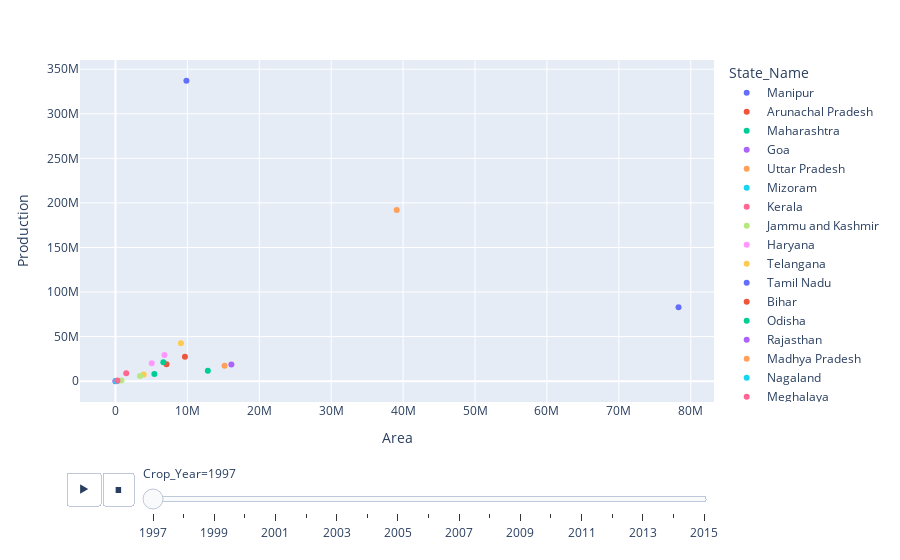

The code cell stored with this chart in its notebook:
### Code cell
px.scatter(df_,x = 'Area',y = "Production",animation_frame = 'Crop_Year',animation_group="State_Name",color = "State_Name")

### Figure 1 — Plotly figure (JSON) as saved in the notebook; plotly's stock layout.template omitted (floating-point values rounded to 4 significant figures)
{"data": [{"hovertemplate": "State_Name=Manipur<br>Crop_Year=1997<br>Area=%{x}<br>Production=%{y}<extra></extra>", "ids": ["Manipur"], "legendgroup": "Manipur", "marker": {"color": "#636efa", "symbol": "circle"}, "mode": "markers", "name": "Manipur", "orientation": "v", "showlegend": true, "type": "scatter", "x": [206], "xaxis": "x", "y": [412], "yaxis": "y"}, {"hovertemplate": "State_Name=Arunachal Pradesh<br>Crop_Year=1997<br>Area=%{x}<br>Production=%{y}<extra></extra>", "ids": ["Arunachal Pradesh"], "legendgroup": "Arunachal Pradesh", "marker": {"color": "#EF553B", "symbol": "circle"}, "mode": "markers", "name": "Arunachal Pradesh", "orientation": "v", "showlegend": true, "type": "scatter", "x": [229118], "xaxis": "x", "y": [267148], "yaxis": "y"}, {"hovertemplate": "State_Name=Maharashtra<br>Crop_Year=1997<br>Area=%{x}<br>Production=%{y}<extra></extra>", "ids": ["Maharashtra"], "legendgroup": "Maharashtra", "marker": {"color": "#00cc96", "symbol": "circle"}, "mode": "markers", "name": "Maharashtra", "orientation": "v", "showlegend": true, "type": "scatter", "x": [12847691], "xaxis": "x", "y": [11641856], "yaxis": "y"}, {"hovertemplate": "State_Name=Goa<br>Crop_Year=1997<br>Area=%{x}<br>Production=%{y}<extra></extra>", "ids": ["Goa"], "legendgroup": "Goa", "marker": {"color": "#ab63fa", "symbol": "circle"}, "mode": "markers", "name": "Goa", "orientation": "v", "showlegend": true, "type": "scatter", "x": [35823], "xaxis": "x", "y": [72538], "yaxis": "y"}, {"hovertemplate": "State_Name=Uttar Pradesh<br>Crop_Year=1997<br>Area=%{x}<br>Production=%{y}<extra></extra>", "ids": ["Uttar Pradesh"], "legendgroup": "Uttar Pradesh", "marker": {"color": "#FFA15A", "symbol": "circle"}, "mode": "markers", "name": "Uttar Pradesh", "orientation": "v", "showlegend": true, "type": "scatter", "x": [39111804], "xaxis": "x", "y": [192027165], "yaxis": "y"}, {"hovertemplate": "State_Name=Mizoram<br>Crop_Year=1997<br>Area=%{x}<br>Production=%{y}<extra></extra>", "ids": ["Mizoram"], "legendgroup": "Mizoram", "marker": {"color": "#19d3f3", "symbol": "circle"}, "mode": "markers", "name": "Mizoram", "orientation": "v", "showlegend": true, "type": "scatter", "x": [88067], "xaxis": "x", "y": [150914], "yaxis": "y"}, {"hovertemplate": "State_Name=Kerala<br>Crop_Year=1997<br>Area=%{x}<br>Production=%{y}<extra></extra>", "ids": ["Kerala"], "legendgroup": "Kerala", "marker": {"color": "#FF6692", "symbol": "circle"}, "mode": "markers", "name": "Kerala", "orientation": "v", "showlegend": true, "type": "scatter", "x": [1499233], "xaxis": "x", "y": [8976476], "yaxis": "y"}, {"hovertemplate": "State_Name=Jammu and Kashmir <br>Crop_Year=1997<br>Area=%{x}<br>Production=%{y}<extra></extra>", "ids": ["Jammu and Kashmir "], "legendgroup": "Jammu and Kashmir ", "marker": {"color": "#B6E880", "symbol": "circle"}, "mode": "markers", "name": "Jammu and Kashmir ", "orientation": "v", "showlegend": true, "type": "scatter", "x": [831301], "xaxis": "x", "y": [842858], "yaxis": "y"}, {"hovertemplate": "State_Name=Haryana<br>Crop_Year=1997<br>Area=%{x}<br>Production=%{y}<extra></extra>", "ids": ["Haryana"], "legendgroup": "Haryana", "marker": {"color": "#FF97FF", "symbol": "circle"}, "mode": "markers", "name": "Haryana", "orientation": "v", "showlegend": true, "type": "scatter", "x": [5046500], "xaxis": "x", "y": [20009400], "yaxis": "y"}, {"hovertemplate": "State_Name=Telangana <br>Crop_Year=1997<br>Area=%{x}<br>Production=%{y}<extra></extra>", "ids": ["Telangana "], "legendgroup": "Telangana ", "marker": {"color": "#FECB52", "symbol": "circle"}, "mode": "markers", "name": "Telangana ", "orientation": "v", "showlegend": true, "type": "scatter", "x": [3923900], "xaxis": "x", "y": [7492600], "yaxis": "y"}, {"hovertemplate": "State_Name=Tamil Nadu<br>Crop_Year=1997<br>Area=%{x}<br>Production=%{y}<extra></extra>", "ids": ["Tamil Nadu"], "legendgroup": "Tamil Nadu", "marker": {"color": "#636efa", "symbol": "circle"}, "mode": "markers", "name": "Tamil Nadu", "orientation": "v", "showlegend": true, "type": "scatter", "x": [9869675], "xaxis": "x", "y": [336973821], "yaxis": "y"}, {"hovertemplate": "State_Name=Bihar<br>Crop_Year=1997<br>Area=%{x}<br>Production=%{y}<extra></extra>", "ids": ["Bihar"], "legendgroup": "Bihar", "marker": {"color": "#EF553B", "symbol": "circle"}, "mode": "markers", "name": "Bihar", "orientation": "v", "showlegend": true, "type": "scatter", "x": [7102484], "xaxis": "x", "y": [19031372], "yaxis": "y"}, {"hovertemplate": "State_Name=Odisha<br>Crop_Year=1997<br>Area=%{x}<br>Production=%{y}<extra></extra>", "ids": ["Odisha"], "legendgroup": "Odisha", "marker": {"color": "#00cc96", "symbol": "circle"}, "mode": "markers", "name": "Odisha", "orientation": "v", "showlegend": true, "type": "scatter", "x": [5409054], "xaxis": "x", "y": [7909968], "yaxis": "y"}, {"hovertemplate": "State_Name=Rajasthan<br>Crop_Year=1997<br>Area=%{x}<br>Production=%{y}<extra></extra>", "ids": ["Rajasthan"], "legendgroup": "Rajasthan", "marker": {"color": "#ab63fa", "symbol": "circle"}, "mode": "markers", "name": "Rajasthan", "orientation": "v", "showlegend": true, "type": "scatter", "x": [16124400], "xaxis": "x", "y": [18658350], "yaxis": "y"}, {"hovertemplate": "State_Name=Madhya Pradesh<br>Crop_Year=1997<br>Area=%{x}<br>Production=%{y}<extra></extra>", "ids": ["Madhya Pradesh"], "legendgroup": "Madhya Pradesh", "marker": {"color": "#FFA15A", "symbol": "circle"}, "mode": "markers", "name": "Madhya Pradesh", "orientation": "v", "showlegend": true, "type": "scatter", "x": [15172100], "xaxis": "x", "y": [17189800], "yaxis": "y"}, {"hovertemplate": "State_Name=Nagaland<br>Crop_Year=1997<br>Area=%{x}<br>Production=%{y}<extra></extra>", "ids": ["Nagaland"], "legendgroup": "Nagaland", "marker": {"color": "#19d3f3", "symbol": "circle"}, "mode": "markers", "name": "Nagaland", "orientation": "v", "showlegend": true, "type": "scatter", "x": [177090], "xaxis": "x", "y": [219580], "yaxis": "y"}, {"hovertemplate": "State_Name=Meghalaya<br>Crop_Year=1997<br>Area=%{x}<br>Production=%{y}<extra></extra>", "ids": ["Meghalaya"], "legendgroup": "Meghalaya", "marker": {"color": "#FF6692", "symbol": "circle"}, "mode": "markers", "name": "Meghalaya", "orientation": "v", "showlegend": true, "type": "scatter", "x": [273965], "xaxis": "x", "y": [706814], "yaxis": "y"}, {"hovertemplate": "State_Name=Assam<br>Crop_Year=1997<br>Area=%{x}<br>Production=%{y}<extra></extra>", "ids": ["Assam"], "legendgroup": "Assam", "marker": {"color": "#B6E880", "symbol": "circle"}, "mode": "markers", "name": "Assam", "orientation": "v", "showlegend": true, "type": "scatter", "x": [3419824], "xaxis": "x", "y": [5778334], "yaxis": "y"}, {"hovertemplate": "State_Name=Punjab<br>Crop_Year=1997<br>Area=%{x}<br>Production=%{y}<extra></extra>", "ids": ["Punjab"], "legendgroup": "Punjab", "marker": {"color": "#FF97FF", "symbol": "circle"}, "mode": "markers", "name": "Punjab", "orientation": "v", "showlegend": true, "type": "scatter", "x": [6818800], "xaxis": "x", "y": [29301700], "yaxis": "y"}, {"hovertemplate": "State_Name=Karnataka<br>Crop_Year=1997<br>Area=%{x}<br>Production=%{y}<extra></extra>", "ids": ["Karnataka"], "legendgroup": "Karnataka", "marker": {"color": "#FECB52", "symbol": "circle"}, "mode": "markers", "name": "Karnataka", "orientation": "v", "showlegend": true, "type": "scatter", "x": [9108941], "xaxis": "x", "y": [42603496], "yaxis": "y"}, {"hovertemplate": "State_Name=West Bengal<br>Crop_Year=1997<br>Area=%{x}<br>Production=%{y}<extra></extra>", "ids": ["West Bengal"], "legendgroup": "West Bengal", "marker": {"color": "#636efa", "symbol": "circle"}, "mode": "markers", "name": "West Bengal", "orientation": "v", "showlegend": true, "type": "scatter", "x": [78303270], "xaxis": "x", "y": [83041577], "yaxis": "y"}, {"hovertemplate": "State_Name=Gujarat<br>Crop_Year=1997<br>Area=%{x}<br>Production=%{y}<extra></extra>", "ids": ["Gujarat"], "legendgroup": "Gujarat", "marker": {"color": "#EF553B", "symbol": "circle"}, "mode": "markers", "name": "Gujarat", "orientation": "v", "showlegend": true, "type": "scatter", "x": [9661100], "xaxis": "x", "y": [27243227], "yaxis": "y"}, {"hovertemplate": "State_Name=Andhra Pradesh<br>Crop_Year=1997<br>Area=%{x}<br>Production=%{y}<extra></extra>", "ids": ["Andhra Pradesh"], "legendgroup": "Andhra Pradesh", "marker": {"color": "#00cc96", "symbol": "circle"}, "mode": "markers", "name": "Andhra Pradesh", "orientation": "v", "showlegend": true, "type": "scatter", "x": [6660700], "xaxis": "x", "y": [21093500], "yaxis": "y"}], "layout": {"legend": {"title": {"text": "State_Name"}, "tracegroupgap": 0}, "margin": {"t": 60}, "sliders": [{"active": 0, "currentvalue": {"prefix": "Crop_Year="}, "len": 0.9, "pad": {"b": 10, "t": 60}, "steps": [{"args": [["1997"], {"frame": {"duration": 0, "redraw": false}, "fromcurrent": true, "mode": "immediate", "transition": {"duration": 0, "easing": "linear"}}], "label": "1997", "method": "animate"}, {"args": [["1998"], {"frame": {"duration": 0, "redraw": false}, "fromcurrent": true, "mode": "immediate", "transition": {"duration": 0, "easing": "linear"}}], "label": "1998", "method": "animate"}, {"args": [["1999"], {"frame": {"duration": 0, "redraw": false}, "fromcurrent": true, "mode": "immediate", "transition": {"duration": 0, "easing": "linear"}}], "label": "1999", "method": "animate"}, {"args": [["2000"], {"frame": {"duration": 0, "redraw": false}, "fromcurrent": true, "mode": "immediate", "transition": {"duration": 0, "easing": "linear"}}], "label": "2000", "method": "animate"}, {"args": [["2001"], {"frame": {"duration": 0, "redraw": false}, "fromcurrent": true, "mode": "immediate", "transition": {"duration": 0, "easing": "linear"}}], "label": "2001", "method": "animate"}, {"args": [["2002"], {"frame": {"duration": 0, "redraw": false}, "fromcurrent": true, "mode": "immediate", "transition": {"duration": 0, "easing": "linear"}}], "label": "2002", "method": "animate"}, {"args": [["2003"], {"frame": {"duration": 0, "redraw": false}, "fromcurrent": true, "mode": "immediate", "transition": {"duration": 0, "easing": "linear"}}], "label": "2003", "method": "animate"}, {"args": [["2004"], {"frame": {"duration": 0, "redraw": false}, "fromcurrent": true, "mode": "immediate", "transition": {"duration": 0, "easing": "linear"}}], "label": "2004", "method": "animate"}, {"args": [["2005"], {"frame": {"duration": 0, "redraw": false}, "fromcurrent": true, "mode": "immediate", "transition": {"duration": 0, "easing": "linear"}}], "label": "2005", "method": "animate"}, {"args": [["2006"], {"frame": {"duration": 0, "redraw": false}, "fromcurrent": true, "mode": "immediate", "transition": {"duration": 0, "easing": "linear"}}], "label": "2006", "method": "animate"}, {"args": [["2007"], {"frame": {"duration": 0, "redraw": false}, "fromcurrent": true, "mode": "immediate", "transition": {"duration": 0, "easing": "linear"}}], "label": "2007", "method": "animate"}, {"args": [["2008"], {"frame": {"duration": 0, "redraw": false}, "fromcurrent": true, "mode": "immediate", "transition": {"duration": 0, "easing": "linear"}}], "label": "2008", "method": "animate"}, {"args": [["2009"], {"frame": {"duration": 0, "redraw": false}, "fromcurrent": true, "mode": "immediate", "transition": {"duration": 0, "easing": "linear"}}], "label": "2009", "method": "animate"}, {"args": [["2010"], {"frame": {"duration": 0, "redraw": false}, "fromcurrent": true, "mode": "immediate", "transition": {"duration": 0, "easing": "linear"}}], "label": "2010", "method": "animate"}, {"args": [["2011"], {"frame": {"duration": 0, "redraw": false}, "fromcurrent": true, "mode": "immediate", "transition": {"duration": 0, "easing": "linear"}}], "label": "2011", "method": "animate"}, {"args": [["2012"], {"frame": {"duration": 0, "redraw": false}, "fromcurrent": true, "mode": "immediate", "transition": {"duration": 0, "easing": "linear"}}], "label": "2012", "method": "animate"}, {"args": [["2013"], {"frame": {"duration": 0, "redraw": false}, "fromcurrent": true, "mode": "immediate", "transition": {"duration": 0, "easing": "linear"}}], "label": "2013", "method": "animate"}, {"args": [["2014"], {"frame": {"duration": 0, "redraw": false}, "fromcurrent": true, "mode": "immediate", "transition": {"duration": 0, "easing": "linear"}}], "label": "2014", "method": "animate"}, {"args": [["2015"], {"frame": {"duration": 0, "redraw": false}, "fromcurrent": true, "mode": "immediate", "transition": {"duration": 0, "easing": "linear"}}], "label": "2015", "method": "animate"}], "x": 0.1, "xanchor": "left", "y": 0, "yanchor": "top"}], "updatemenus": [{"buttons": [{"args": [null, {"frame": {"duration": 500, "redraw": false}, "fromcurrent": true, "mode": "immediate", "transition": {"duration": 500, "easing": "linear"}}], "label": "&#9654;", "method": "animate"}, {"args": [[null], {"frame": {"duration": 0, "redraw": false}, "fromcurrent": true, "mode": "immediate", "transition": {"duration": 0, "easing": "linear"}}], "label": "&#9724;", "method": "animate"}], "direction": "left", "pad": {"r": 10, "t": 70}, "showactive": false, "type": "buttons", "x": 0.1, "xanchor": "right", "y": 0, "yanchor": "top"}], "xaxis": {"anchor": "y", "domain": [0, 1], "title": {"text": "Area"}}, "yaxis": {"anchor": "x", "domain": [0, 1], "title": {"text": "Production"}}}}
